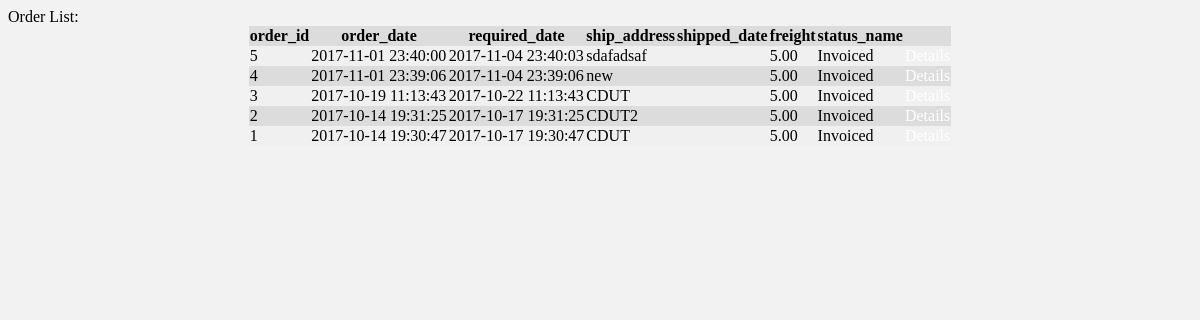
The app's page /customer/past_order.php (signed in) with its own data.
### tables this page shows
CREATE TABLE `orders_status` (
  `id` tinyint(4) NOT NULL,
  `status_name` varchar(50) NOT NULL
);

### customer/past_order.php (the view, shortened to what this page needs)
<link href="../css/main.css" rel="stylesheet" type="text/css">
<?php
require_once('../includes/db.php');
$c_email = $_SESSION['login_user'];
$sql = "select mytable.*, orders_status.status_name from
(select id AS order_id, order_date, required_date, ship_address, shipped_date, freight, status_id from orders
WHERE customer_id = (SELECT id FROM customers WHERE email = '$c_email')) mytable
INNER JOIN orders_status ON mytable.status_id = orders_status.id ORDER BY mytable.order_date DESC";
$result = mysqli_query($con, $sql);
?>
<table>
    <tr>
        <th>order_id</th>
        <th>order_date</th>
        <th>required_date</th>
        <th>ship_address</th>
        <th>shipped_date</th>
        <th>freight</th>
        <th>status_name</th>
        <th></th>
    </tr>
    <?php while ($row = mysqli_fetch_array($result)){ ?>
        <tr>
        <td> <?php  echo $row['order_id']; ?> </td>
        <td> <?php  echo $row['order_date']; ?> </td>
        <td> <?php  echo $row['required_date']; ?> </td>
        <td> <?php  echo $row['ship_address']; ?> </td>
        <td> <?php  echo $row['shipped_date']; ?> </td>
        <td> <?php  echo $row['freight']; ?> </td>
        <td> <?php  echo $row['status_name']; ?> </td>
        <td><a href="order_details.php?oid=<?php  echo $row['order_id']; ?>">Details</a></td>
        </tr>
    <?php
}
?>
</table>

### css/main.css (style rules this page uses)
a { color: white; text-decoration: none; }
table { width: auto; margin: 0 auto; border-collapse: collapse; }
tr:nth-of-type(odd) { background-color: rgb(220,220,220); }
tr:nth-of-type(even) { background-color: rgb(240,240,240); }

### records on screen
orders_status: order_id "5", order_date "2017-11-01 23:40:00", required_date "2017-11-04 23:40:03", ship_address "sdafadsaf", freight "5.00", status_name "Invoiced", order_id "4", order_date "2017-11-01 23:39:06", required_date "2017-11-04 23:39:06", ship_address "new", order_id "3", order_date "2017-10-19 11:13:43", required_date "2017-10-22 11:13:43", ship_address "CDUT", order_id "2", order_date "2017-10-14 19:31:25", required_date "2017-10-17 19:31:25", ship_address "CDUT2", order_id "1", order_date "2017-10-14 19:30:47", required_date "2017-10-17 19:30:47"
